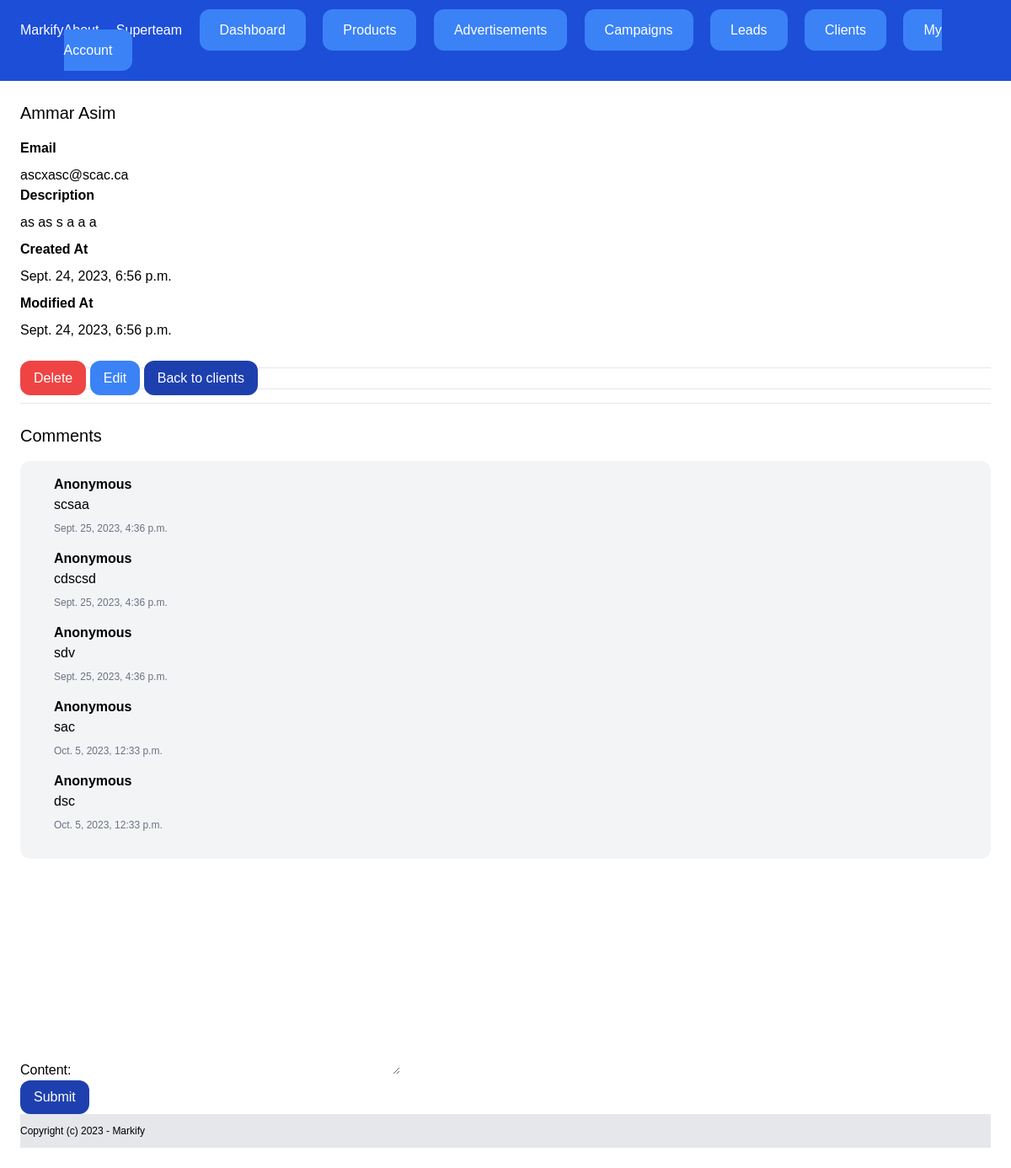
The app's page /dashboard/clients/5/ (signed in) with its own data.
### team/models.py (models this page shows, shortened)
class Team(models.Model):
    name = models.CharField(max_length=100)
    plan = models.ForeignKey(Plan, related_name='teams', blank=True, null=True, on_delete=models.CASCADE)
    members = models.ManyToManyField(User, related_name='teams')
    created_by = models.ForeignKey(User, related_name='created_teams', on_delete=models.CASCADE)
    created_at = models.DateTimeField(auto_now_add=True)
    modified_by = models.DateTimeField(auto_now=True)
    class Meta:
        ordering = ('name',)

### client/models.py (models this page shows, shortened)
class Client(models.Model):
    name = models.CharField(max_length=255)
    email = models.EmailField()
    description = models.TextField(blank=True, null=True)
    created_at = models.DateTimeField(auto_now_add=True)
    modified_at = models.DateTimeField(auto_now=True)
    class Meta:
        ordering = ('name',)

class Comment(models.Model):
    team = models.ForeignKey(Team, related_name='client_comments', on_delete=models.CASCADE)
    client = models.ForeignKey(Client, related_name='comments', on_delete=models.CASCADE)
    content = models.TextField(blank=True, null=True)
    created_by = models.ForeignKey(User, related_name='client_comments',null=True, on_delete=models.CASCADE)
    created_at = models.DateTimeField(auto_now_add=True)

### client/views.py (the view)
# urls.py: path('<int:pk>/', views.clients_detail, name='detail'),
@login_required
def clients_detail(request,pk):
    client = get_object_or_404(Client, pk=pk)
    if request.method == 'POST':
         form = AddCommentForm(request.POST)
         if form.is_valid():
            comment = form.save(commit=False)
            comment.team = request.user.userprofile.active_team
            if request.user.is_authenticated:
                comment.created_by = request.user
            comment.client = client
            comment.save()
            return redirect('clients:detail', pk=pk)
    else:
        form = AddCommentForm()
        return   render(request, 'client/client_detail.html', {
         'client':client,
         'form':form,
         })

### client/forms.py
class AddCommentForm(forms.ModelForm):
    class Meta:
        model = Comment
        fields = ('content',)

### campaigns/context_processors.py (called while the page is built)
def campaign_expired(request):
    campaigns = Campaign.objects.all()
    for campaign in campaigns:
        if campaign.end_date < timezone.now().date():
            campaign.active = False
            campaign.save()
    return {'campaigns': campaigns}

### team/context_processors.py (called while the page is built)
def active_team(request):
    if request.user.is_authenticated:
        if request.user.userprofile.active_team:
            team = request.user.userprofile.active_team
        else:
            team = Team.objects.filter(created_by=request.user)[0]
    else:
        team = None
    return {'active_team': team}

### client/templates/client/client_detail.html (shortened to what this page needs)
{%extends "core/base.html"%}
{%block content%}
    <div class='py-6 px-6'>
        <h1 class='text-xl mb-4'>{{client.name}}</h1>
        <p class="font-semibold mb-2 mt-2">Email</p>
        <p>{{client.email}}</p>
        {%if client.description%}
            <p class="font-semibold mb-2">Description</p>
            <p>{{client.description}}</p>
        {% endif %}
        <p class="font-semibold mb-2 mt-2">Created At</p>
        <p>{{client.created_at}}</p>
        <p class="font-semibold mb-2 mt-2">Modified At</p>
        <p class="mb-8">{{client.modified_at }}</p>
        <hr>
            <a href = "{%url 'clients:delete' client.id%}" class="py-3 px-4 bg-red-500 text-white rounded-xl">Delete</a>
            <a href = "{%url 'clients:edit' client.id%}" class="py-3 px-4 bg-blue-500 text-white rounded-xl">Edit</a>
            <a href="{%url 'clients:list' %}" class="py-3 px-4 bg-blue-800 text-white rounded-xl">Back to clients</a>
        <hr>
        <hr class="my-4">
        <h1 class = "text-xl mb-4 mt-6 text-semibold">Comments</h1>
        <div class="space-y-4">
            <div class="bg-gray-100 rounded-xl p-4">
            {%for comment in client.comments.all%}
                    {%if client.created_by is None%}
                        <p class="px-6 font-semibold ">Anonymous</p>
                    {%else%}
                        <p class="px-6 font-semibold ">{{comment.created_by}}</p>
                    {%endif%}
                    <p class="mb-2 px-6">{{comment.content}}</p>
                    <p class="text-xs px-6 text-gray-500 mb-4">{{comment.created_at}}</p>
            {%endfor%}
        </div>
        <form method='post' class="mt-4" action='{%url "clients:add_comment" client.id%}'>
            {{form.as_p}}
            <button class="py-2 px-4 bg-blue-800 text-white rounded-xl">Submit</button>
        </form>
    </div>
{%endblock%}

### core/templates/core/partials/nav.html (shortened to what this page needs)
<nav class='py-6 flex justify-between bg-blue-700 px-6'>
    <a href='/' class='text-white'>Markify</a>
    <div class="space-x-4">
      <a href="{% url 'about' %}" class='text-white'>About</a>
      {%if request.user.is_authenticated%}
      <a href="{%url 'teams:detail' active_team.id %}" class='text-white text'>{{active_team.name}}</a>
      <a href='{%url "dashboard" %}' class='text-white py-4 px-6 bg-blue-500 rounded-xl'>Dashboard</a>
      <a href='{%url "products:list" %}' class='text-white py-4 px-6 bg-blue-500 rounded-xl'>Products</a>
      <a href='{%url "ads:list" %}' class='text-white py-4 px-6 bg-blue-500 rounded-xl'>Advertisements</a>
      <a href='{%url "campaigns:list" %}' class='text-white py-4 px-6 bg-blue-500 rounded-xl'>Campaigns</a>
      <a href='{%url "leads:list" %}' class='text-white py-4 px-6 bg-blue-500 rounded-xl'>Leads</a>
      <a href='{%url "clients:list" %}' class='text-white py-4 px-6 bg-blue-500 rounded-xl'>Clients</a>
      <a href='{%url "userprofile:myaccount" %}' class='text-white py-4 px-6 bg-blue-500 rounded-xl'>My Account</a>
      {% endif %}
    </div>
  </nav>

### records on screen
Team: name "Superteam"
Client: name "Ammar Asim", email "ascxasc@scac.ca", description "as as s a a a", created_at "Sept. 24, 2023, 6:56 p.m.", modified_at "Sept. 24, 2023, 6:56 p.m."
Comment: content "scsaa", created_at "Sept. 25, 2023, 4:36 p.m."
Comment: content "cdscsd", created_at "Sept. 25, 2023, 4:36 p.m."
Comment: content "sdv", created_at "Sept. 25, 2023, 4:36 p.m."
Comment: content "sac", created_at "Oct. 5, 2023, 12:33 p.m."
Comment: content "dsc", created_at "Oct. 5, 2023, 12:33 p.m."
